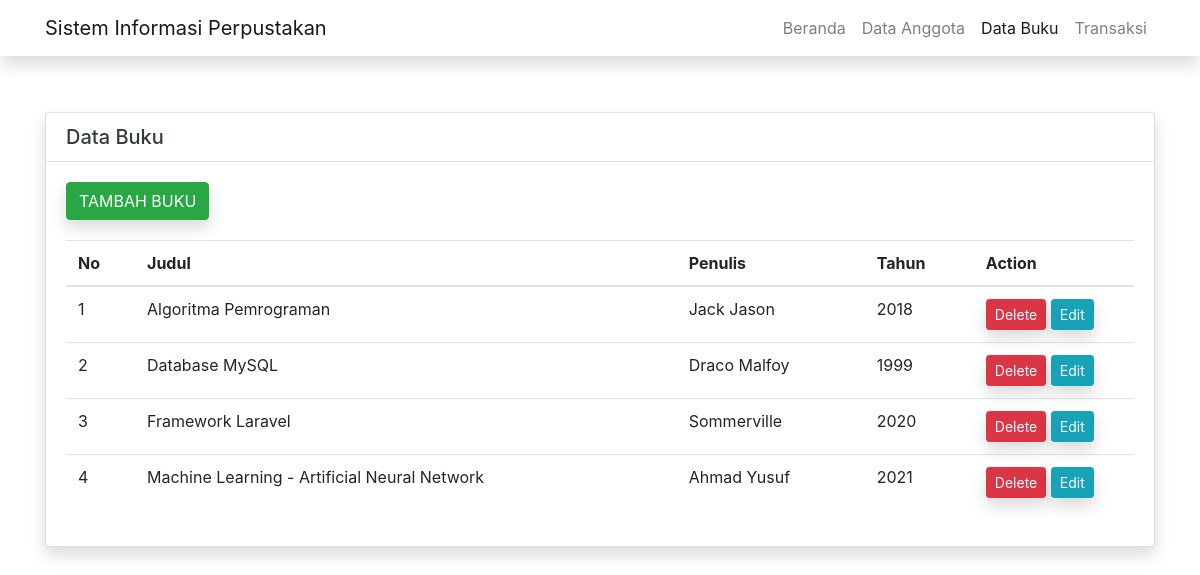
The page /buku-tampil.php on the database its author committed.
### tables this page shows
CREATE TABLE `buku` (
  `id` int(11) NOT NULL,
  `judul` varchar(50) NOT NULL,
  `penulis` varchar(20) NOT NULL,
  `tahun` varchar(4) NOT NULL
);

### buku-select.php (called while the page is built)
<?php
	function selectBuku(){
		$conn 	= mysqli_connect("localhost", "root", "", "jwd_perpus");
		$sql 	= "SELECT * FROM buku";
		$rows   = array();
		$query 	= mysqli_query($conn, $sql);
		while ($row = mysqli_fetch_array($query)) {
			$rows[] = $row;
		}
		return $rows;
	}
?>

### buku-tampil.php (the view, shortened to what this page needs)
<?php
require_once('buku-select.php');
$data = selectBuku();
?>
<html>
<head>
	<link rel="stylesheet" href="https://cdn.jsdelivr.net/npm/bootstrap@4.6.1/dist/css/bootstrap.min.css">
</head>
<body>
	<nav class="navbar navbar-expand-lg navbar-light bg-gray shadow">
		<div class="container">
			<a class="navbar-brand" href="">Sistem Informasi Perpustakan</a>
			<ul class="navbar-nav ml-auto">
				<li class="nav-item"><a class="nav-link" href="index.php">Beranda</a></li>
				<li class="nav-item"><a class="nav-link" href="anggota-tampil.php">Data Anggota</a></li>
				<li class="nav-item"><a class="nav-link active" href="buku-tampil.php">Data Buku</a></li>
				<li class="nav-item"><a class="nav-link" href="transaksi-tampil.php">Transaksi</a></li>
			</ul>
		</div>
	</nav>
	<div class="container">
		<h1 class="display text-white">.</h1>
		<div class="card shadow">
			<h5 class="card-header bg-white text-dark">Data Buku</h5>
			<div class="card-body">
				<button type="button" class="btn btn-success shadow" data-toggle="modal" data-target="#exampleModal"
				style="margin-bottom: 20px">TAMBAH BUKU</button>
				<div class="table-responsive">
					<table class="table table-hover" width="99%" cellspacing="0"  id="example" class="display">
						<thead>
							<tr>
								<th>No</th>
								<th>Judul</th>
								<th>Penulis</th>
								<th>Tahun</th>
								<th>Action</th>
							</tr>
						</thead>
						<tbody>
							<?php
							$count = 0;
							foreach($data as $value):
								$count++;
								?>
								<tr>
									<td><?php echo $count; ?></td>
									<td><?php echo $value[1]; ?></td>
									<td><?php echo $value[2]; ?></td>
									<td><?php echo $value[3]; ?></td>
									<td width="15%">
										<a class="btn btn-danger btn-sm shadow" href="buku-delete.php?id=<?php echo $value[0];?>">Delete</a>
										<a class="btn btn-info btn-sm shadow" href="buku-edit.php?id=<?php echo $value[0];?>">Edit</a>
									</td>
								</tr>
							<?php endforeach; ?>
						</tbody>
					</table>
				</div>
			</div>
		</div>
	</div>
</body>
</html>

### rows shown on the page
buku: judul "Algoritma Pemrograman", penulis "Jack Jason", tahun "2018"
buku: judul "Database MySQL", penulis "Draco Malfoy", tahun "1999"
buku: judul "Framework Laravel", penulis "Sommerville", tahun "2020"
buku: judul "Machine Learning - Artificial Neural Network", penulis "Ahmad Yusuf", tahun "2021"
